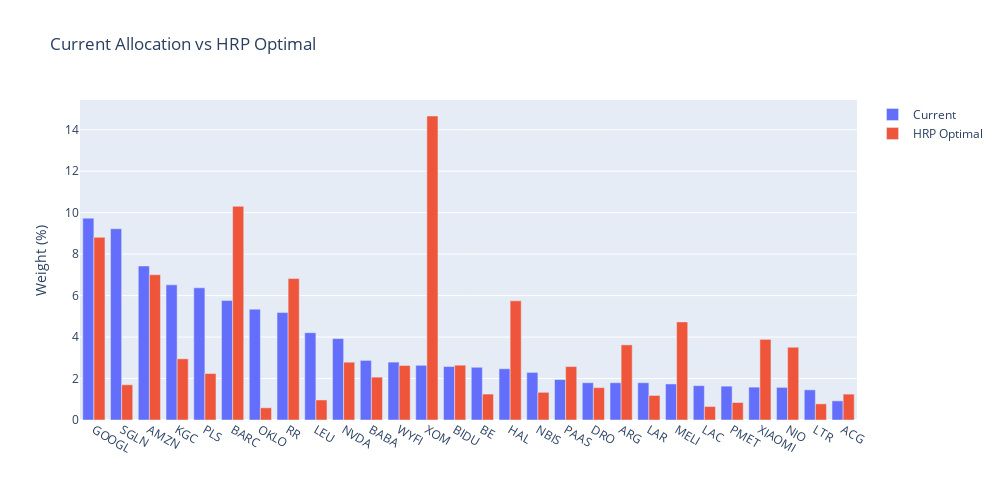

The cell this chart's notebook holds for it:
### Code cell
# Hierarchical Risk Parity (HRP)
try:
    # Ensure clean data with no NaN values
    returns_hrp = returns_rf.dropna()
    
    # Use HCPortfolio class for hierarchical clustering methods (HRP)
    port_hrp = rp.HCPortfolio(returns=returns_hrp)
    
    # Calculate HRP weights
    w_hrp = port_hrp.optimization(model='HRP', codependence='pearson', linkage='single')
    
    if w_hrp is not None and not w_hrp.empty:
        hrp_comparison = pd.DataFrame({
            'Current': pd.Series(w_flat, index=opt_data.columns),
            'HRP': w_hrp.iloc[:, 0]
        })
        hrp_comparison.index = [ticker_to_label.get(t, t) for t in hrp_comparison.index]
        
        # Filter significant weights
        mask = (hrp_comparison > 0.01).any(axis=1)
        hrp_display = hrp_comparison[mask].sort_values('Current', ascending=False)
        
        fig = go.Figure()
        fig.add_trace(go.Bar(name='Current', x=hrp_display.index, y=hrp_display['Current']*100))
        fig.add_trace(go.Bar(name='HRP Optimal', x=hrp_display.index, y=hrp_display['HRP']*100))
        fig.update_layout(
            barmode='group',
            title='Current Allocation vs HRP Optimal',
            yaxis_title='Weight (%)',
            width=1000, height=500
        )
        fig.show()
        
        print("Top HRP Recommendations:")
        print("="*60)
        diff = hrp_comparison['HRP'] - hrp_comparison['Current']
        for idx in diff.abs().sort_values(ascending=False).head(10).index:
            action = "⬆️ INCREASE" if diff[idx] > 0 else "⬇️ DECREASE"
            print(f"  {action} {idx:8s}: {diff[idx]*100:+.1f}pp (Current: {hrp_comparison.loc[idx, 'Current']*100:.1f}% → HRP: {hrp_comparison.loc[idx, 'HRP']*100:.1f}%)")
    else:
        print("HRP optimization did not converge or returned empty results")
except Exception as e:
    print(f"HRP analysis failed: {e}")
    # Optionally print more details
    # import traceback
    # print(f"Details: {traceback.format_exc()}")

### Figure 1 — Plotly figure (JSON) as saved in the notebook; plotly's stock layout.template omitted (floating-point values rounded to 4 significant figures)
{"data": [{"name": "Current", "type": "bar", "x": ["GOOGL", "SGLN", "AMZN", "KGC", "PLS", "BARC", "OKLO", "RR", "LEU", "NVDA", "BABA", "WYFI", "XOM", "BIDU", "BE", "HAL", "NBIS", "PAAS", "DRO", "ARG", "LAR", "MELI", "LAC", "PMET", "XIAOMI", "NIO", "LTR", "ACG"], "y": [9.735, 9.226, 7.428, 6.518, 6.376, 5.761, 5.347, 5.181, 4.211, 3.927, 2.874, 2.792, 2.638, 2.579, 2.543, 2.472, 2.295, 1.952, 1.798, 1.798, 1.798, 1.739, 1.656, 1.632, 1.585, 1.573, 1.455, 0.9226]}, {"name": "HRP Optimal", "type": "bar", "x": ["GOOGL", "SGLN", "AMZN", "KGC", "PLS", "BARC", "OKLO", "RR", "LEU", "NVDA", "BABA", "WYFI", "XOM", "BIDU", "BE", "HAL", "NBIS", "PAAS", "DRO", "ARG", "LAR", "MELI", "LAC", "PMET", "XIAOMI", "NIO", "LTR", "ACG"], "y": [8.812, 1.698, 7.008, 2.951, 2.242, 10.31, 0.5884, 6.822, 0.9671, 2.788, 2.068, 2.63, 14.66, 2.643, 1.251, 5.748, 1.335, 2.577, 1.561, 3.624, 1.184, 4.732, 0.6494, 0.8435, 3.888, 3.508, 0.7794, 1.248]}], "layout": {"barmode": "group", "height": 500, "title": {"text": "Current Allocation vs HRP Optimal"}, "width": 1000, "yaxis": {"title": {"text": "Weight (%)"}}}}
